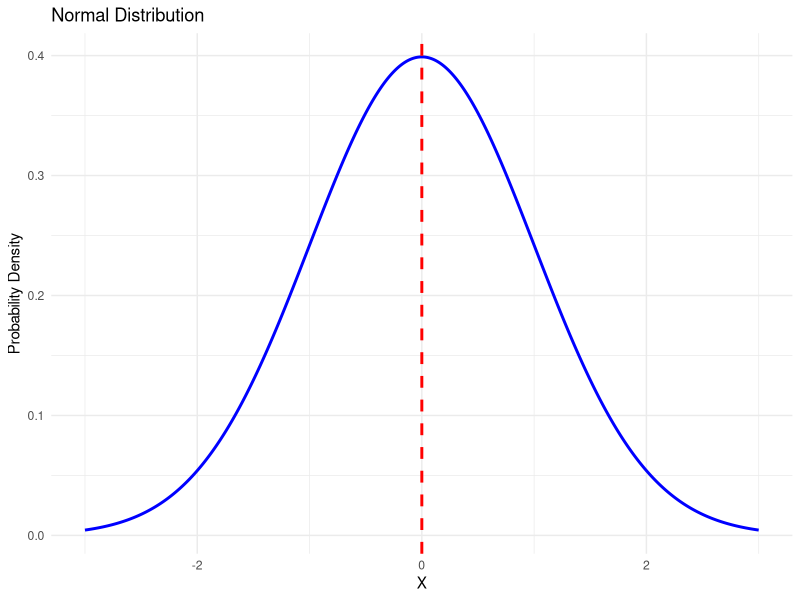
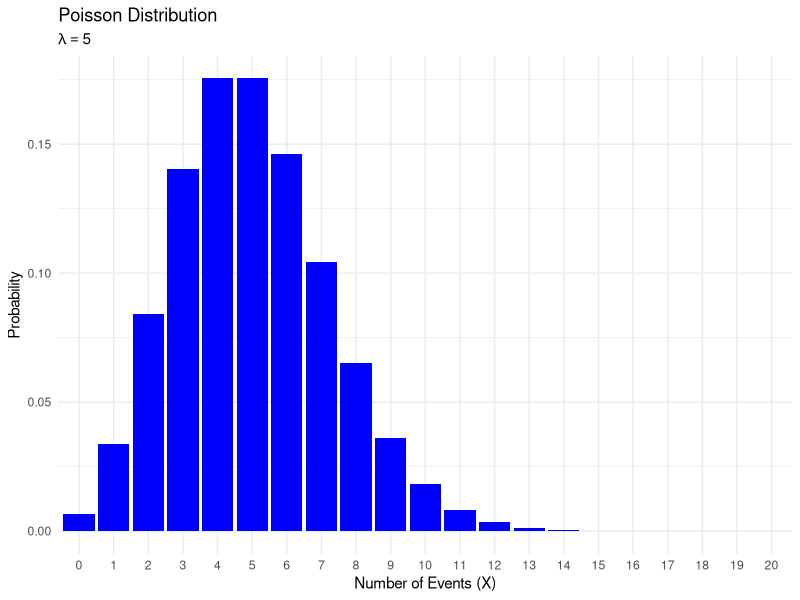
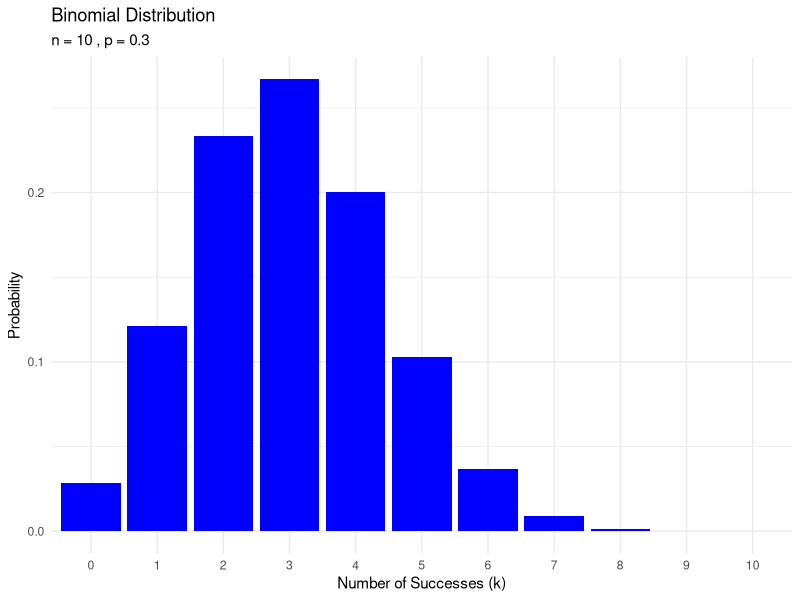

Here is the R script that generated these plots, in order:

# Normal ------------------------------------------------------------------

# Load the ggplot2 package
library(ggplot2)

# Set the mean and standard deviation
mean_value <- 0
std_dev <- 1

# Generate a range of x values
x <- seq(-3, 3, by = 0.01)

# Calculate the corresponding y values using the Normal distribution PDF
y <- dnorm(x, mean = mean_value, sd = std_dev)

# Create a data frame with x and y values
data <- data.frame(x = x, y = y)

# Create the ggplot object
plot <- ggplot(data, aes(x = x, y = y)) +
  geom_line(color = "blue", size = 1) +
  labs(x = "X", y = "Probability Density", title = "Normal Distribution") +
  theme_minimal() +
  geom_vline(xintercept = mean_value, color = "red", linetype = "dashed", size = 1)

# Display the plot
print(plot)

# Poisson -----------------------------------------------------------------

# Load the ggplot2 package
library(ggplot2)

# Set the parameter lambda (average rate)
lambda <- 5

# Generate a range of x values
x <- 0:20

# Calculate the corresponding y values using the Poisson PMF
y <- dpois(x, lambda)

# Create a data frame with x and y values
data <- data.frame(x = factor(x), y = y)

# Create the ggplot object
plot <- ggplot(data, aes(x = x, y = y)) +
  geom_bar(stat = "identity", fill = "blue") +
  labs(x = "Number of Events (X)", y = "Probability", 
       title = "Poisson Distribution", subtitle = expression(lambda == 5)) +
  theme_minimal()

# Display the plot
print(plot)

# Binomial ----------------------------------------------------------------

# Load the ggplot2 package
library(ggplot2)

# Set the parameters for the Binomial distribution
n <- 10    # Total number of trials
p <- 0.3   # Probability of success on each trial

# Generate a range of x values (number of successes)
x <- 0:n

# Calculate the corresponding y values using the Binomial PMF
y <- dbinom(x, size = n, prob = p)

# Create a data frame with x and y values
data <- data.frame(x = factor(x), y = y)

# Create the ggplot object
plot <- ggplot(data, aes(x = x, y = y)) +
  geom_bar(stat = "identity", fill = "blue") +
  labs(x = "Number of Successes (k)", y = "Probability", 
       title = "Binomial Distribution", 
       subtitle = paste("n =", n, ", p =", p)) +
  theme_minimal()

# Display the plot
print(plot)
